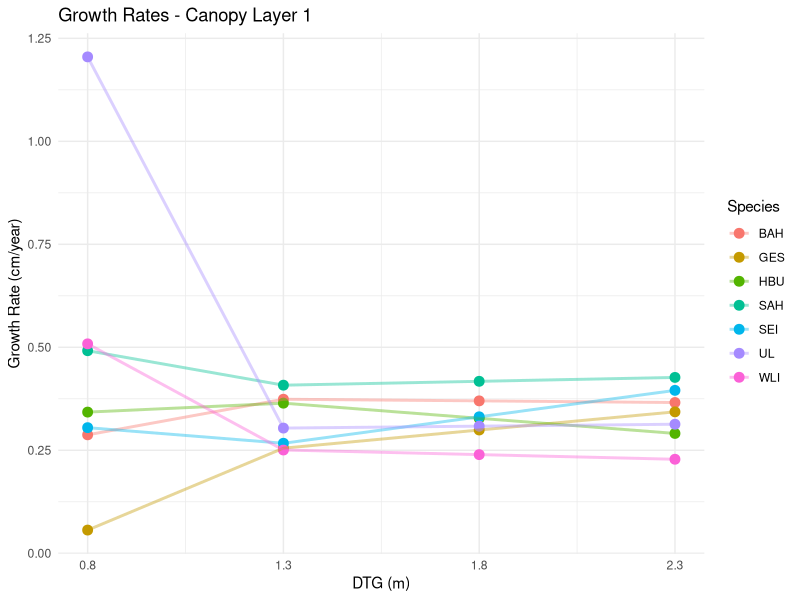
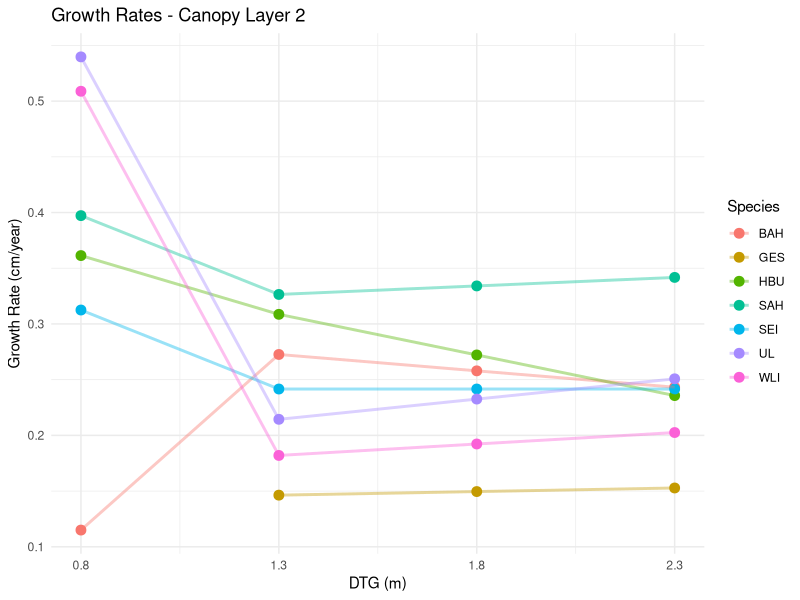
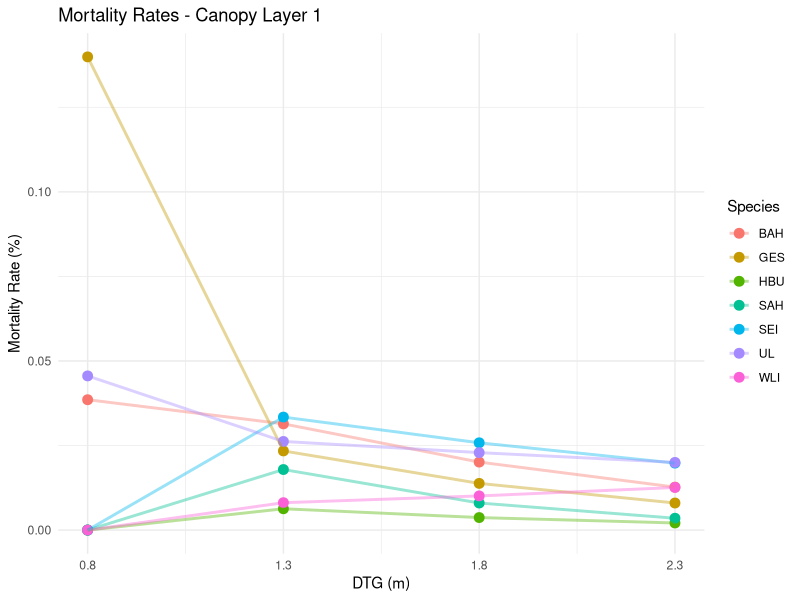
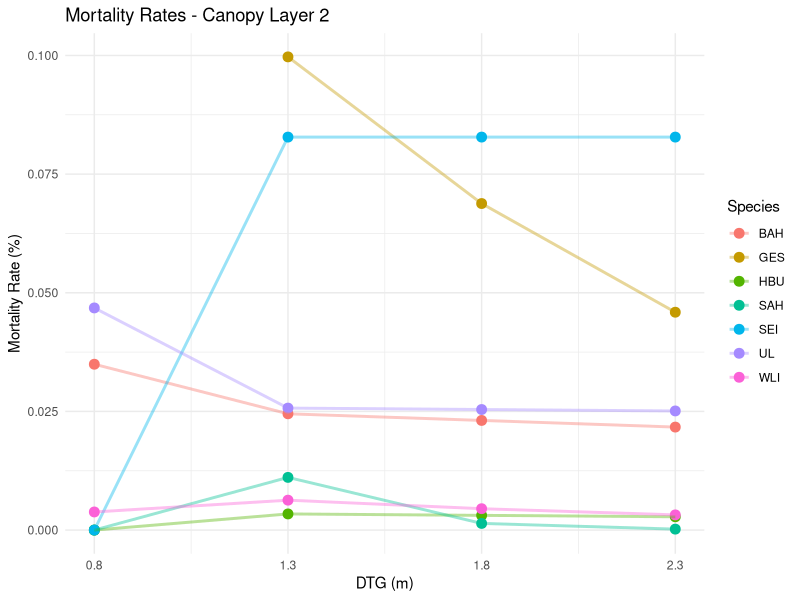
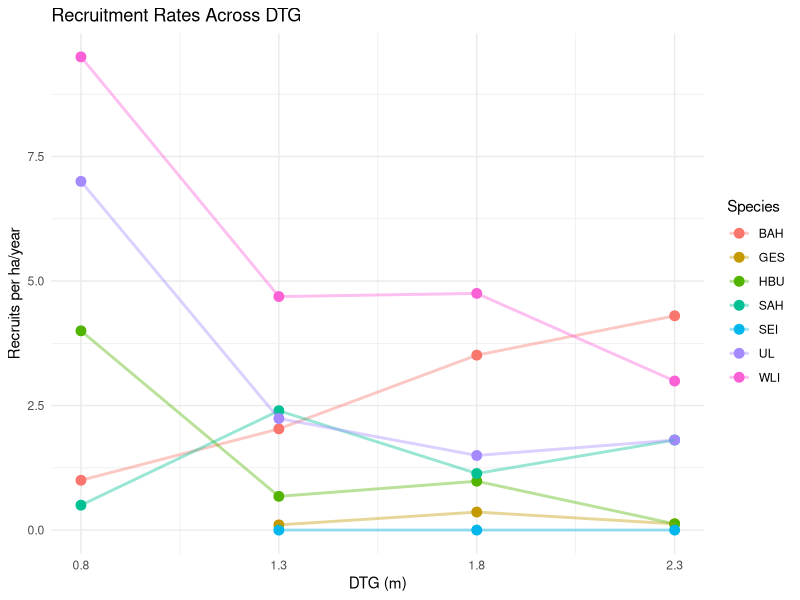

R code for these plots, in order: (Note: this script raises an error after producing the figures.)
library(tidyverse)
library(ggplot2)

# Define DTG values for each file
flooded <- read_table("demographic_rates_flooded.txt") %>% mutate(DTG = 0.8) #From Elles et al., 2025
moist <- read_table("rates_13_moist_no_FAH.txt") %>% mutate(DTG = 1.3)
intermediate <- read_table("rates_13_middle_no_FAH.txt") %>% mutate(DTG = 1.8)
dry <- read_table("rates_13_dry_no_FAH.txt") %>% mutate(DTG = 2.3)


# Combine all files into one dataset
combined_data <- bind_rows(flooded, moist, intermediate, dry)

# Ensure species names (sp) are consistent across datasets
combined_data <- combined_data %>%
  mutate(sp = factor(sp))  # Convert species to a factor

growth_data <- combined_data %>%
  select(sp, DTG, G1, G2) %>%
  pivot_longer(cols = c(G1, G2), names_to = "Layer", values_to = "GrowthRate")

mortality_data <- combined_data %>%
  select(sp, DTG, mu1, mu2) %>%
  pivot_longer(cols = c(mu1, mu2), names_to = "Layer", values_to = "MortalityRate")

recruitment_data <- combined_data %>%
  select(sp, DTG, rec_ha)

growth_layer1 <- growth_data %>%
  filter(Layer == "G1")  # Filter for canopy layer 1

ggplot(growth_layer1, aes(x = DTG, y = GrowthRate, color = sp)) +
  geom_point(size = 3) +
  geom_line(aes(group = sp), size = 1, alpha = 0.4) +
  scale_x_continuous(breaks = c(0.8, 1.3, 1.8, 2.3)) +
  labs(
    title = "Growth Rates - Canopy Layer 1",
    x = "DTG (m)",
    y = "Growth Rate (cm/year)",
    color = "Species"
  ) +
  theme_minimal()

growth_layer2 <- growth_data %>%
  filter(Layer == "G2")  # Filter for canopy layer 2

ggplot(growth_layer2, aes(x = DTG, y = GrowthRate, color = sp)) +
  geom_point(size = 3) +
  geom_line(aes(group = sp), size = 1, alpha = 0.4) +
  scale_x_continuous(breaks = c(0.8, 1.3, 1.8, 2.3)) +
  labs(
    title = "Growth Rates - Canopy Layer 2",
    x = "DTG (m)",
    y = "Growth Rate (cm/year)",
    color = "Species"
  ) +
  theme_minimal()

mortality_layer1 <- mortality_data %>%
  filter(Layer == "mu1")  # Filter for canopy layer 1

ggplot(mortality_layer1, aes(x = DTG, y = MortalityRate, color = sp)) +
  geom_point(size = 3) +
  geom_line(aes(group = sp), size = 1, alpha = 0.4) +
  scale_x_continuous(breaks = c(0.8, 1.3, 1.8, 2.3)) +
  labs(
    title = "Mortality Rates - Canopy Layer 1",
    x = "DTG (m)",
    y = "Mortality Rate (%)",
    color = "Species"
  ) +
  theme_minimal()

mortality_layer2 <- mortality_data %>%
  filter(Layer == "mu2")  # Filter for canopy layer 2

ggplot(mortality_layer2, aes(x = DTG, y = MortalityRate, color = sp)) +
  geom_point(size = 3) +
  geom_line(aes(group = sp), size = 1, alpha = 0.4) +
  scale_x_continuous(breaks = c(0.8, 1.3, 1.8, 2.3)) +
  labs(
    title = "Mortality Rates - Canopy Layer 2",
    x = "DTG (m)",
    y = "Mortality Rate (%)",
    color = "Species"
  ) +
  theme_minimal()

ggplot(recruitment_data, aes(x = DTG, y = rec_ha, color = sp)) +
  geom_point(size = 3) +
  geom_line(aes(group = sp), size = 1, alpha = 0.4) +
  #scale_y_log10() +  # Log scale for recruitment rates
  scale_x_continuous(breaks = c(0.8, 1.3, 1.8, 2.3)) +
  labs(
    title = "Recruitment Rates Across DTG",
    x = "DTG (m)",
    y = "Recruits per ha/year",
    color = "Species"
  ) +
  theme_minimal()

#############

# Prepare growth data
growth <- plots %>%
  filter(Status == "1 - Nein") %>%  # Only alive trees
  mutate(annual_growth = (DBH24 - DBH20) / years_between_censuses) %>%
  select(SP, cl, DBH20, annual_growth)

# Plot growth with faceting by species
ggplot(growth, aes(x = DBH20, y = annual_growth, color = factor(cl))) +
  geom_point(alpha = 0.3) +
  geom_smooth(method = "loess", se = TRUE) +
  scale_color_manual(values = c("1" = "forestgreen", "2" = "orange"), name = "Canopy Layer") +
  facet_wrap(~ SP, scales = "free_y") +  # Facet by species with independent y-scales
  labs(
    title = "Annual Growth Rates by Species",
    x = "Diameter (cm)",
    y = "Annual Growth (cm)",
    color = "Canopy Layer"
  ) +
  theme_minimal() +
  theme(
    strip.text = element_text(size = 10, face = "bold"),  # Customize facet labels
    axis.text.x = element_text(angle = 45, hjust = 1)    # Rotate x-axis labels for better readability
  )

#Annual growth per species 
output_folder <- "/Users/dulanjanwijenayake/Library/CloudStorage/OneDrive-HiroshimaUniversity/Inter_casestudy/Floodings/Annual Growth"

if (!dir.exists(output_folder)) {
  dir.create(output_folder, recursive = TRUE)
}

# List of unique species
species_list <- unique(growth$SP)

# Loop through each species and create a separate plot
for (species in species_list) {
  # Filter data for the current species
  species_data <- growth %>% filter(SP == species)
  
  # Create the plot
  p <- ggplot(species_data, aes(x = DBH20, y = annual_growth, color = factor(cl))) +
    geom_point(alpha = 0.3) +
    geom_smooth(method = "loess", se = TRUE) +
    scale_color_manual(values = c("1" = "forestgreen", "2" = "orange"), name = "Canopy Layer") +
    labs(
      title = paste("Annual Growth for", species),
      x = "Diameter (cm)",
      y = "Annual Growth (cm)",
      color = "Canopy Layer"
    ) +
    theme_minimal() +
    theme(
      axis.text.x = element_text(angle = 45, hjust = 1),
      panel.background = element_rect(fill = "white", color = "white"), # White background
      plot.background = element_rect(fill = "white", color = "white")   # White plot area
    )
  
  # Save the plot in the specified folder
  ggsave(filename = paste0(output_folder, "/growth_rates_", species, ".png"), plot = p, width = 8, height = 6)
}
